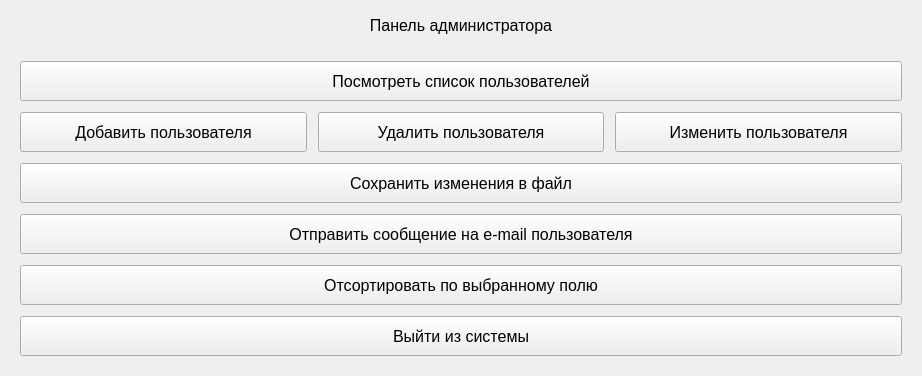
      <widget class="QWidget" name="menu02_page_main">
       <layout class="QVBoxLayout" name="verticalLayout_3">
        <item>
         <widget class="QLabel" name="menu02_label">
          <property name="minimumSize">
           <size>
            <width>0</width>
            <height>30</height>
           </size>
          </property>
          <property name="maximumSize">
           <size>
            <width>16777215</width>
            <height>30</height>
           </size>
          </property>
          <property name="text">
           <string>&lt;html&gt;&lt;head/&gt;&lt;body&gt;&lt;p align=&quot;center&quot;&gt;&lt;span style=&quot; font-size:12pt;&quot;&gt;Панель администратора&lt;/span&gt;&lt;/p&gt;&lt;/body&gt;&lt;/html&gt;</string>
          </property>
         </widget>
        </item>
        <item>
         <spacer name="verticalSpacer_4">
          <property name="orientation">
           <enum>Qt::Vertical</enum>
          </property>
          <property name="sizeType">
           <enum>QSizePolicy::Fixed</enum>
          </property>
          <property name="sizeHint" stdset="0">
           <size>
            <width>20</width>
            <height>5</height>
           </size>
          </property>
         </spacer>
        </item>
        <item>
         <layout class="QHBoxLayout" name="menu02_container">
          <item>
           <widget class="QWidget" name="menu02_buttons" native="true">
            <property name="minimumSize">
             <size>
              <width>900</width>
              <height>0</height>
             </size>
            </property>
            <property name="maximumSize">
             <size>
              <width>1000</width>
              <height>400</height>
             </size>
            </property>
            <property name="styleSheet">
             <string notr="true">font-size: 12pt;</string>
            </property>
            <layout class="QVBoxLayout" name="_2">
             <property name="spacing">
              <number>11</number>
             </property>
             <item>
              <layout class="QHBoxLayout" name="menu02_row_1">
               <item>
                <widget class="QPushButton" name="menu02_button_1">
                 <property name="sizePolicy">
                  <sizepolicy hsizetype="Minimum" vsizetype="Preferred">
                   <horstretch>0</horstretch>
                   <verstretch>0</verstretch>
                  </sizepolicy>
                 </property>
                 <property name="minimumSize">
                  <size>
                   <width>0</width>
                   <height>40</height>
                  </size>
                 </property>
                 <property name="maximumSize">
                  <size>
                   <width>16777215</width>
                   <height>16777215</height>
                  </size>
                 </property>
                 <property name="text">
                  <string>Посмотреть список пользователей</string>
                 </property>
                </widget>
               </item>
              </layout>
             </item>
             <item>
              <layout class="QHBoxLayout" name="menu02_row_2">
               <item>
                <widget class="QPushButton" name="menu02_button_2">
                 <property name="sizePolicy">
                  <sizepolicy hsizetype="Minimum" vsizetype="Preferred">
                   <horstretch>0</horstretch>
                   <verstretch>0</verstretch>
                  </sizepolicy>
                 </property>
                 <property name="minimumSize">
                  <size>
                   <width>0</width>
                   <height>40</height>
                  </size>
                 </property>
                 <property name="maximumSize">
                  <size>
                   <width>16777215</width>
                   <height>16777215</height>
                  </size>
                 </property>
                 <property name="text">
                  <string>Добавить пользователя</string>
                 </property>
                </widget>
               </item>
               <item>
                <widget class="QPushButton" name="menu02_button_3">
                 <property name="sizePolicy">
                  <sizepolicy hsizetype="Minimum" vsizetype="Preferred">
                   <horstretch>0</horstretch>
                   <verstretch>0</verstretch>
                  </sizepolicy>
                 </property>
                 <property name="minimumSize">
                  <size>
                   <width>0</width>
                   <height>40</height>
                  </size>
                 </property>
                 <property name="maximumSize">
                  <size>
                   <width>16777215</width>
                   <height>16777215</height>
                  </size>
                 </property>
                 <property name="text">
                  <string>Удалить пользователя</string>
                 </property>
                </widget>
               </item>
               <item>
                <widget class="QPushButton" name="menu02_button_4">
                 <property name="sizePolicy">
                  <sizepolicy hsizetype="Minimum" vsizetype="Preferred">
                   <horstretch>0</horstretch>
                   <verstretch>0</verstretch>
                  </sizepolicy>
                 </property>
                 <property name="minimumSize">
                  <size>
                   <width>0</width>
                   <height>40</height>
                  </size>
                 </property>
                 <property name="maximumSize">
                  <size>
                   <width>16777215</width>
                   <height>16777215</height>
                  </size>
                 </property>
                 <property name="text">
                  <string>Изменить пользователя</string>
                 </property>
                </widget>
               </item>
              </layout>
             </item>
             <item>
              <layout class="QHBoxLayout" name="menu02_row_3">
               <item>
                <widget class="QPushButton" name="menu02_button_5">
                 <property name="sizePolicy">
                  <sizepolicy hsizetype="Minimum" vsizetype="Preferred">
                   <horstretch>0</horstretch>
                   <verstretch>0</verstretch>
                  </sizepolicy>
                 </property>
                 <property name="minimumSize">
                  <size>
                   <width>0</width>
                   <height>40</height>
                  </size>
                 </property>
                 <property name="maximumSize">
                  <size>
                   <width>16777215</width>
                   <height>16777215</height>
                  </size>
                 </property>
                 <property name="font">
                  <font>
                   <pointsize>12</pointsize>
                  </font>
                 </property>
                 <property name="styleSheet">
                  <string notr="true"/>
                 </property>
                 <property name="text">
                  <string>Сохранить изменения в файл</string>
                 </property>
                </widget>
               </item>
              </layout>
             </item>
             <item>
              <layout class="QHBoxLayout" name="menu02_row_4">
               <item>
                <widget class="QPushButton" name="menu02_button_6">
                 <property name="sizePolicy">
                  <sizepolicy hsizetype="Minimum" vsizetype="Preferred">
                   <horstretch>0</horstretch>
                   <verstretch>0</verstretch>
                  </sizepolicy>
                 </property>
                 <property name="minimumSize">
                  <size>
                   <width>0</width>
                   <height>40</height>
                  </size>
                 </property>
                 <property name="maximumSize">
                  <size>
                   <width>16777215</width>
                   <height>16777215</height>
                  </size>
                 </property>
                 <property name="text">
                  <string>Отправить сообщение на e-mail пользователя</string>
                 </property>
                </widget>
               </item>
              </layout>
             </item>
             <item>
              <layout class="QHBoxLayout" name="menu02_row_5">
               <item>
                <widget class="QPushButton" name="menu02_button_7">
                 <property name="sizePolicy">
                  <sizepolicy hsizetype="Minimum" vsizetype="Preferred">
                   <horstretch>0</horstretch>
                   <verstretch>0</verstretch>
                  </sizepolicy>
                 </property>
                 <property name="minimumSize">
                  <size>
                   <width>0</width>
                   <height>40</height>
                  </size>
                 </property>
                 <property name="maximumSize">
                  <size>
                   <width>16777215</width>
                   <height>16777215</height>
                  </size>
                 </property>
                 <property name="text">
                  <string>Отсортировать по выбранному полю</string>
                 </property>
                </widget>
               </item>
              </layout>
             </item>
             <item>
              <layout class="QHBoxLayout" name="menu02_row_6">
               <item>
                <widget class="QPushButton" name="menu02_button_8">
                 <property name="sizePolicy">
                  <sizepolicy hsizetype="Minimum" vsizetype="Preferred">
                   <horstretch>0</horstretch>
                   <verstretch>0</verstretch>
                  </sizepolicy>
                 </property>
                 <property name="minimumSize">
                  <size>
                   <width>0</width>
                   <height>40</height>
                  </size>
                 </property>
                 <property name="maximumSize">
                  <size>
                   <width>16777215</width>
                   <height>16777215</height>
                  </size>
                 </property>
                 <property name="text">
                  <string>Выйти из системы</string>
                 </property>
                </widget>
               </item>
              </layout>
             </item>
            </layout>
           </widget>
          </item>
         </layout>
        </item>
       </layout>
      </widget>
